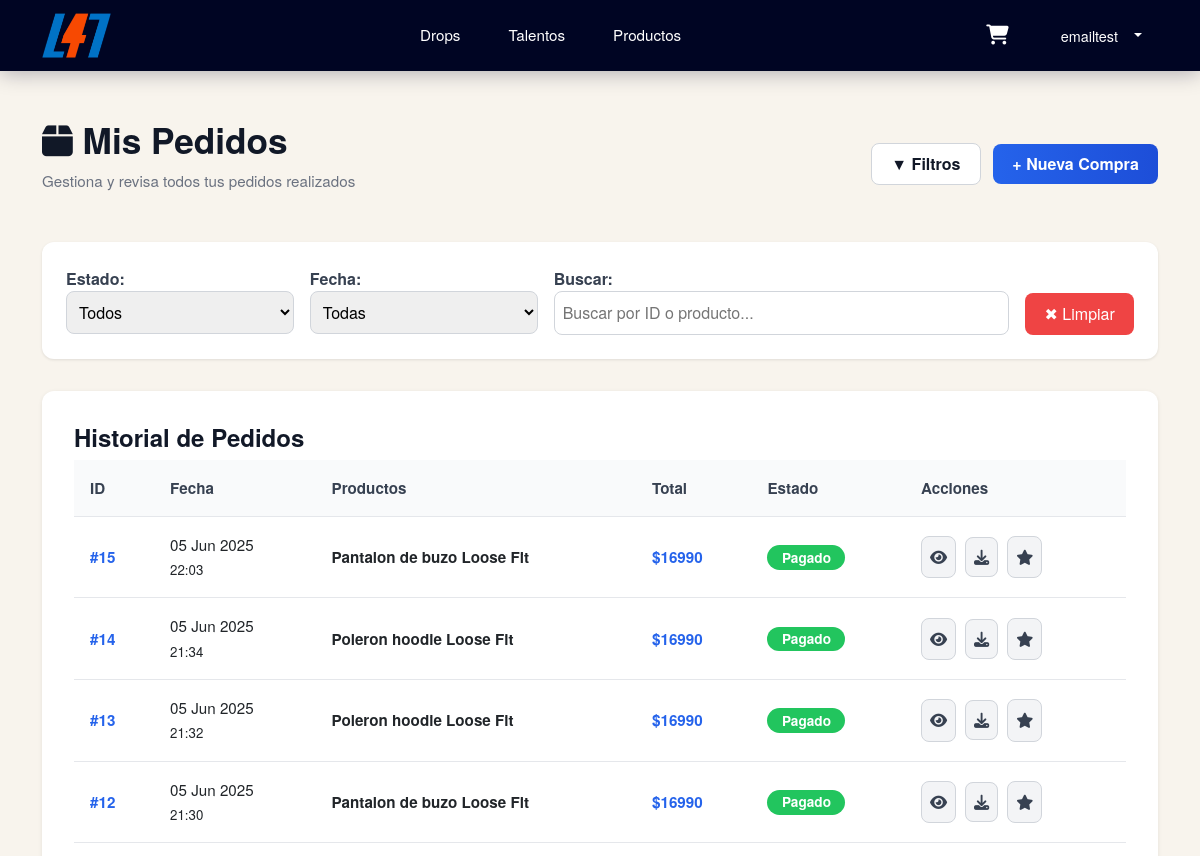
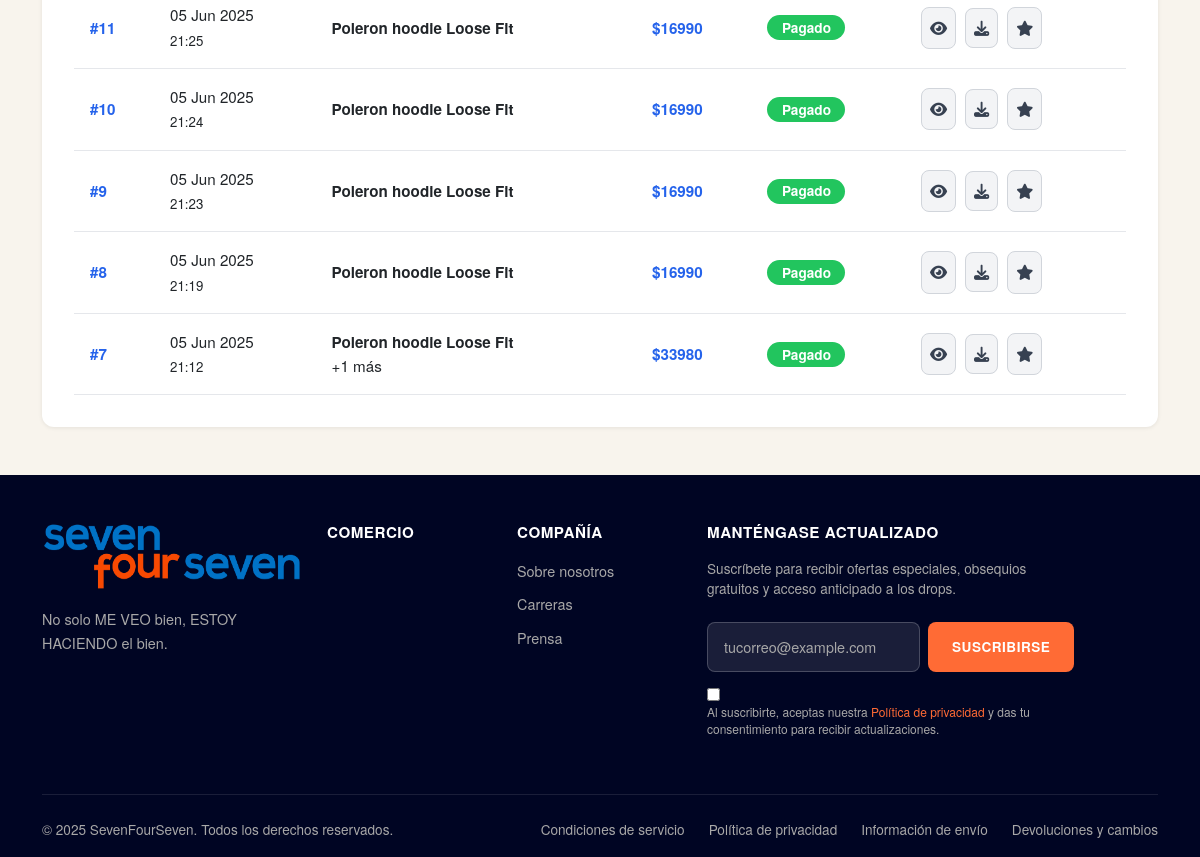
The page /orders/mis_pedidos/ (signed in) on the database as committed earlier (2 pictures, top to bottom).
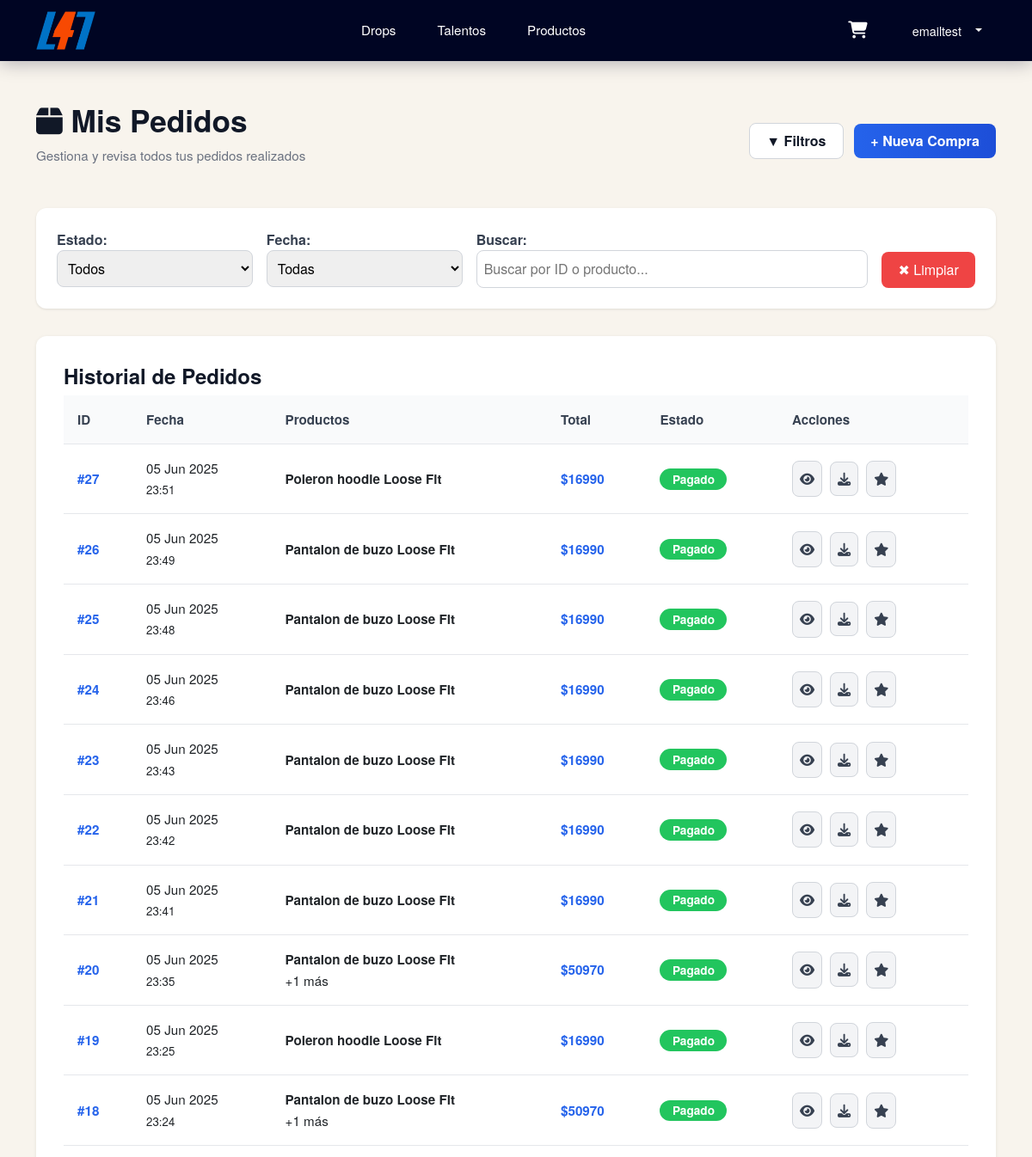
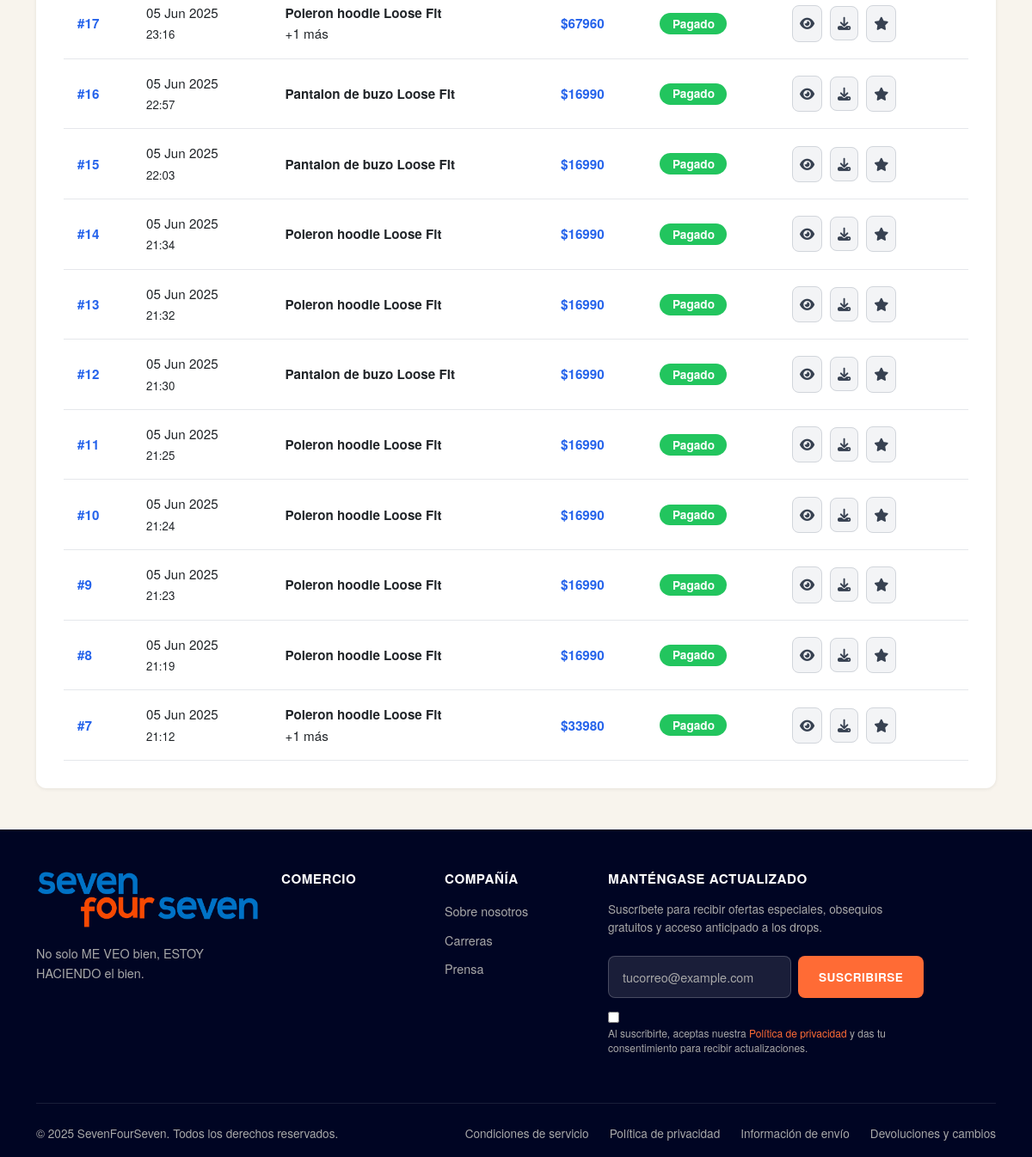
The same page on the database as committed later (2 pictures, top to bottom).
### apps/orders/models.py (models this page shows, shortened)
class Order(models.Model):
    user = models.ForeignKey(CustomUser, on_delete=models.CASCADE)
    created_at = models.DateTimeField(auto_now_add=True)
    total = models.DecimalField(max_digits=10, decimal_places=2)
    payment_id = models.CharField(max_length=100, blank=True, null=True)  # para almacenar ID de MercadoPago/Webpay
    status = models.CharField(max_length=50, default='Pendiente')  # puedes usar: Pendiente, Pagado, Cancelado, etc.

class OrderItem(models.Model):
    order = models.ForeignKey(Order, on_delete=models.CASCADE, related_name='items')
    product = models.ForeignKey(Product, on_delete=models.DO_NOTHING)
    quantity = models.PositiveIntegerField()
    subtotal = models.DecimalField(max_digits=10, decimal_places=2)

### apps/product/models.py (models this page shows, shortened)
class Product(models.Model):
    name = models.CharField(max_length=100)
    price = models.DecimalField(max_digits=10, decimal_places=2)
    description = models.TextField()
    category = models.ForeignKey(ProductCategory, on_delete=models.PROTECT, related_name='products')
    drop = models.ForeignKey(Drop, on_delete=models.CASCADE, related_name='products', blank=True, null=True)
    discount = models.IntegerField( blank=True, null=True)
    stock = models.PositiveIntegerField(default=0)
    is_available = models.BooleanField(default=True)

### apps/orders/views.py (the view)
# urls.py: path('mis_pedidos/', views.mis_pedidos, name='mis_pedidos'),
@login_required
def mis_pedidos(request):
    orders = Order.objects.filter(user=request.user).select_related('user').prefetch_related('items__product')
    estado = request.GET.get('estado')
    fecha = request.GET.get('fecha')
    query = request.GET.get('q')
    if estado:
        orders = orders.filter(status__iexact=estado)
    if fecha:
        days = int(fecha)
        from_date = timezone.now() - timedelta(days=days)
        orders = orders.filter(created_at__gte=from_date)
    if query:
        orders = orders.filter(
            Q(id__icontains=query) |
            Q(items__product__name__icontains=query)
        ).distinct()
    orders = orders.order_by('-created_at')
    return render(request, 'orders/mis_pedidos.html', {'orders': orders})

### apps/orders/templates/orders/mis_pedidos.html (shortened to what this page needs)
{% extends 'base.html' %}
{% load static %}
{% block css %}
<link rel="stylesheet" href="{% static 'orders/css/pedidos.css' %}">
{% endblock css %}
{% block content %}
<div class="container py-5">
    <div class="order-header">
        <div>
            <h2><i class="fas fa-box"></i> Mis Pedidos</h2>
            <p class="order-subtitle">Gestiona y revisa todos tus pedidos realizados</p>
        </div>
        <div>
            <a class="btn btn-outline-dark me-2">&#x25BC; Filtros</a>
            <a class="btn btn-primary">+ Nueva Compra</a>
        </div>
    </div>
    <form class="filters w-100" method="get">
        <div style="flex: 1; min-width: 200px">
            <label>Estado:</label>
            <select>
                <option>Todos</option>
            </select>
        </div>
        <div style="flex: 1; min-width: 200px">
            <label>Fecha:</label>
            <select>
                <option>Todas</option>
            </select>
        </div>
        <div style="flex: 2; min-width: 250px">
            <label>Buscar:</label>
            <input type="text" placeholder="Buscar por ID o producto...">
        </div>
        <div style="align-self: end;">
            <button type="submit" class="btn-clear">&#x2716; Limpiar</button>
        </div>
    </form>
    <div class="order-container">
        <h4 style="font-weight: bold; color: #111827;">Historial de Pedidos</h4>
        <table class="orders-table">
            <thead>
                <tr>
                    <th>ID</th>
                    <th>Fecha</th>
                    <th>Productos</th>
                    <th>Total</th>
                    <th>Estado</th>
                    <th>Acciones</th>
                </tr>
            </thead>
            <tbody>
                {% for order in orders %}
                <tr>
                    <td><a href="#">#{{ order.id }}</a></td>
                    <td>{{ order.created_at|date:"d M Y" }}<br><small>{{ order.created_at|time:"H:i" }}</small></td>
                    <td>
                        <strong>{{ order.items.first.product.name }}</strong><br>
                        {% if order.items.count > 1 %}+{{ order.items.count|add:"-1" }} más{% endif %}
                    </td>
                    <td style="color:#2563eb;"><strong>${{ order.total|floatformat:0 }}</strong></td>
                    <td>
                        <span class="badge {{ order.status|lower }}">{{ order.status|title }}</span>
                    </td>
                    <td>
                        <button class="btn-icon"><i class="fas fa-eye"></i></button>
                        <a href="{% url 'orders:download_invoice' order.id %}" title="Descargar boleta"
                            class="btn-icon"><i class="fas fa-download"></i></a>
                        <button class="btn-icon"><i class="fas fa-star"></i></button>
                    </td>
                </tr>
                {% endfor %}
            </tbody>
        </table>
    </div>
</div>
{% endblock %}

Rows that differ between the two databases and show on the page:
added Order: id "27", created_at "05 Jun 2025", created_at "23:51", items.first.product.name "Poleron hoodie Loose Fit", total "16990", status "Pagado"
added Order: id "26", created_at "05 Jun 2025", created_at "23:49", items.first.product.name "Pantalon de buzo Loose Fit", total "16990", status "Pagado"
added Order: id "25", created_at "05 Jun 2025", created_at "23:48", items.first.product.name "Pantalon de buzo Loose Fit", total "16990", status "Pagado"
added Order: id "24", created_at "05 Jun 2025", created_at "23:46", items.first.product.name "Pantalon de buzo Loose Fit", total "16990", status "Pagado"
added Order: id "23", created_at "05 Jun 2025", created_at "23:43", items.first.product.name "Pantalon de buzo Loose Fit", total "16990", status "Pagado"
added Order: id "22", created_at "05 Jun 2025", created_at "23:42", items.first.product.name "Pantalon de buzo Loose Fit", total "16990", status "Pagado"
added Order: id "21", created_at "05 Jun 2025", created_at "23:41", items.first.product.name "Pantalon de buzo Loose Fit", total "16990", status "Pagado"
added Order: id "20", created_at "05 Jun 2025", created_at "23:35", items.first.product.name "Pantalon de buzo Loose Fit", items.count|add "1", total "50970", status "Pagado"
added Order: id "19", created_at "05 Jun 2025", created_at "23:25", items.first.product.name "Poleron hoodie Loose Fit", total "16990", status "Pagado"
added Order: id "18", created_at "05 Jun 2025", created_at "23:24", items.first.product.name "Pantalon de buzo Loose Fit", items.count|add "1", total "50970", status "Pagado"
added Order: id "17", created_at "05 Jun 2025", created_at "23:16", items.first.product.name "Poleron hoodie Loose Fit", items.count|add "1", total "67960", status "Pagado"
added Order: id "16", created_at "05 Jun 2025", created_at "22:57", items.first.product.name "Pantalon de buzo Loose Fit", total "16990", status "Pagado"
